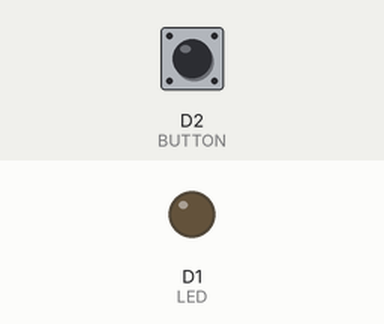
Simulated run of this sketch. Board: ESP8266 (NodeMCU). Shown: output pins drawn as LEDs (lit = HIGH). The test bench sets the inputs (shaded band); at power-on: D2 (BUTTON) HIGH.

Above: at 1.2 s.
1.3 s: D2 (BUTTON) pulled LOW for 0.15 s
At 1.37 s:
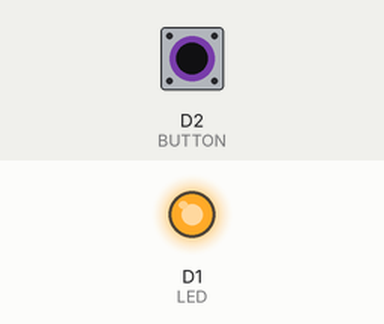
2.9 s: D2 (BUTTON) pulled LOW for 3.2 s
At 6.9 s:
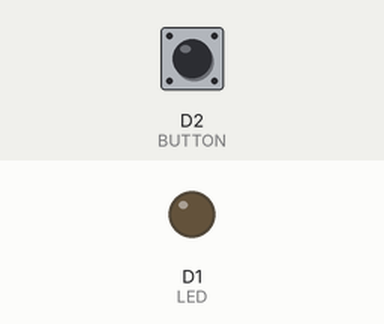
Timing chart, 0 to 8.4 s (numbered marks = the images above; inputs shaded):
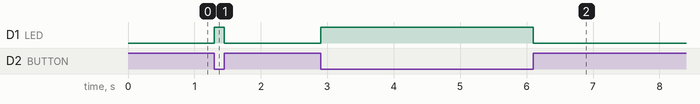

The sketch:

PushButtonLED.ino
```cpp
#define LED D1
#define BUTTON D2

void setup() {
  pinMode(LED, OUTPUT); // Set the LED Pin as an output
  pinMode(BUTTON, INPUT_PULLUP); // Set the Tilt Switch as an input
}

void loop() {
  int digitalVal = digitalRead(BUTTON); // Take a reading

  if(HIGH == digitalVal) {
    digitalWrite(LED, LOW); //Turn the LED off
  } else {
    digitalWrite(LED, HIGH);//Turn the LED on
  }
}
```

Measured:
- after the input at 1.3 s, D1 (LED): LOW → HIGH at once, → LOW 0.15 s later
- after the input at 2.9 s, D1 (LED): LOW → HIGH at once, → LOW 3.2 s later
